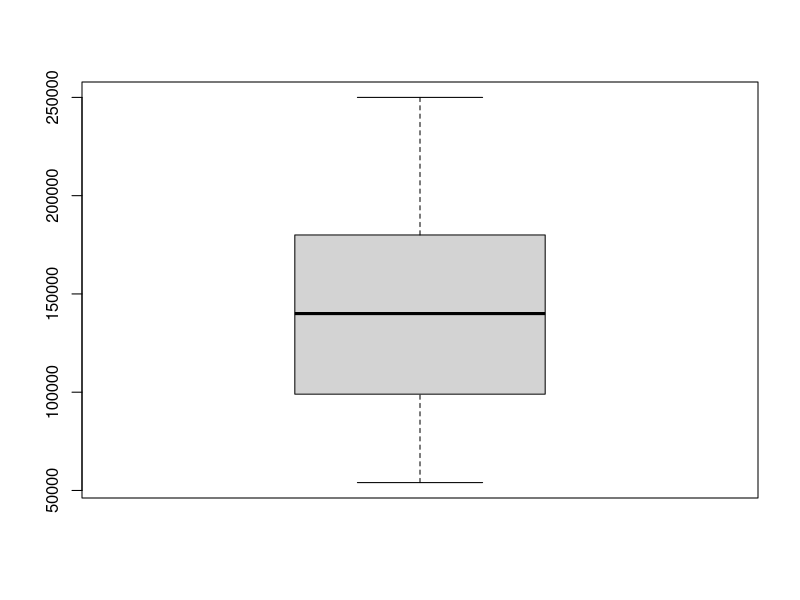

Write the R code that produced this figure. (Note: this script raises an error after producing the figure.)
## ---- chunk 1
setwd(path.exercise)
counts<-read.csv("plots_for_lab_meeting_7_22.csv", na.strings= ".", header = T)
str(counts)
## ---- chunk 2
boxplot(counts$SCC)
points(counts$Herd, counts$SCC)
## ---- chunk 3
install.packages("ggplot2")
## ---- chunk 4
library(ggplot2)
## ---- chunk 5
ggplot(counts, aes(Herd, scc)) +
  geom_jitter()
## ---- chunk 6
boxplot(counts$SCC, lwd = 0.5, ylab = 'SCC in cells/mL', xlab = "Bulk tank milk samples")
stripchart(counts$SCC, vertical = TRUE, 
    method = "jitter", add = TRUE, pch = 20, col = 'blue')
## ---- chunk 7
boxplot(counts$RAW_CFU_ML, lwd = 0.5, ylab = 'Raw CFU/mL', xlab = "Bulk tank milk samples")
stripchart(counts$RAW_CFU_ML, vertical = TRUE, 
    method = "jitter", add = TRUE, pch = 20, col = 'blue')
## ---- chunk 8
boxplot(counts$M_COLIFORMS, lwd = 0.5, ylab = 'Coliforms (colonies/mL)', xlab = "Bulk tank milk samples")
stripchart(counts$M_COLIFORMS, vertical = TRUE, 
    method = "jitter", add = TRUE, pch = 20, col = 'blue')
## ---- chunk 9
boxplot(counts$M_NON_AG_STREP, lwd = 0.5, ylab = 'Non-Ag Strep (colonies/mL)', xlab = "Bulk tank milk samples")
stripchart(counts$M_NON_AG_STREP, vertical = TRUE, 
    method = "jitter", add = TRUE, pch = 20, col = 'blue')
## ---- chunk 10
boxplot(counts$M_STAPH_AUREUS, lwd = 0.5, ylab = 'Staph. aureus (colonies/mL)', xlab = "Bulk tank milk samples")
stripchart(counts$M_STAPH_AUREUS, vertical = TRUE, 
    method = "jitter", add = TRUE, pch = 20, col = 'blue')
## ---- chunk 11
boxplot(counts$M_STAPH_SPP, lwd = 0.5, ylab = 'Staph. species (colonies/mL)', xlab = "Bulk tank milk samples")
stripchart(counts$M_STAPH_SPP, vertical = TRUE, 
    method = "jitter", add = TRUE, pch = 20, col = 'blue')
## ---- chunk 12
boxplot(counts$M_STREP_AG, lwd = 0.5, ylab = 'Strep. agalactiae (colonies/mL)', xlab = "Bulk tank milk samples")
stripchart(counts$M_STREP_AG, vertical = TRUE, 
    method = "jitter", add = TRUE, pch = 20, col = 'blue')
## ---- chunk 13
boxplot(counts$log_B_BACILLUS, lwd = 0.5, ylab = 'Bacillus count (log10 of colonies/mL)', xlab = "Used bedding samples")
stripchart(counts$log_B_BACILLUS, vertical = TRUE, 
    method = "jitter", add = TRUE, pch = 20, col = 'red')
## ---- chunk 14
boxplot(counts$log_B_COLIFORMS, lwd = 0.5, ylab = 'Coliforms count (log10 of colonies/mL)', xlab = "Used bedding samples")
stripchart(counts$log_B_COLIFORMS, vertical = TRUE, 
    method = "jitter", add = TRUE, pch = 20, col = 'red')
## ---- chunk 15
boxplot(counts$log_B_ENV_STREP, lwd = 0.5, ylab = 'Env. Strep. count (log10 of colonies/mL)', xlab = "Used bedding samples")
stripchart(counts$log_B_ENV_STREP, vertical = TRUE, 
    method = "jitter", add = TRUE, pch = 20, col = 'red')
## ---- chunk 16
boxplot(counts$log_B_GRAM_NEG, lwd = 0.5, ylab = 'Gram neg. count (log10 of colonies/mL)', xlab = "Used bedding samples")
stripchart(counts$log_B_GRAM_NEG, vertical = TRUE, 
    method = "jitter", add = TRUE, pch = 20, col = 'red')
## ---- chunk 17
boxplot(counts$log_B_STAPH_SPP, lwd = 0.5, ylab = 'Staph. spp. count (log10 of colonies/mL)', xlab = "Used bedding samples")
stripchart(counts$log_B_STAPH_SPP, vertical = TRUE, 
    method = "jitter", add = TRUE, pch = 20, col = 'red')
